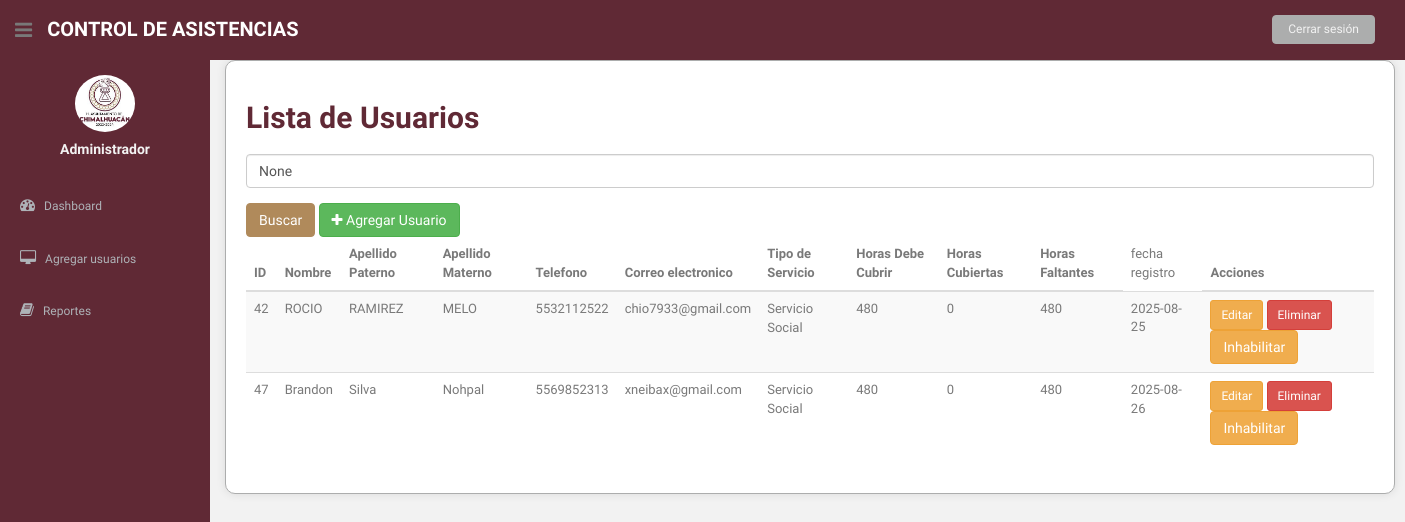
The app's page /lista_usuarios/ (signed in), older data.
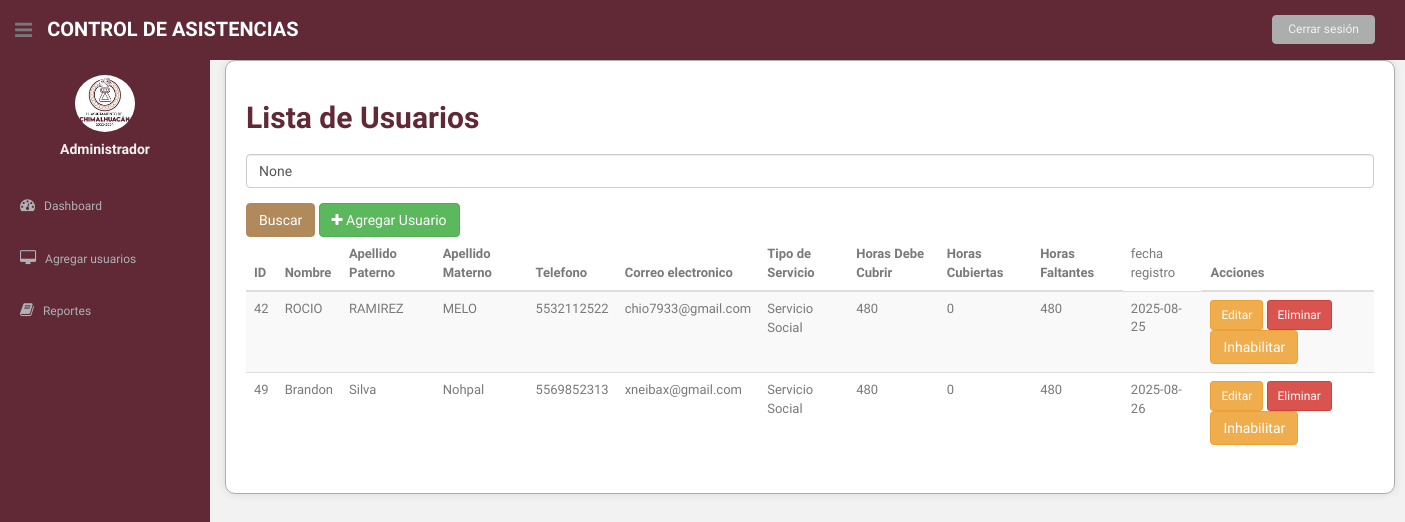
The same page, newer data.
### asistencia/models.py (models this page shows, shortened)
class Usuario(models.Model):
    nombre = models.CharField(max_length=100)
    apellido_paterno = models.CharField(max_length=100)
    apellido_materno = models.CharField(max_length=100)
    telefono = models.CharField(max_length=10)
    correo_electronico = models.EmailField(unique=True)
    fecha_registro = models.DateField(auto_now_add=True)
    user = models.OneToOneField(User, on_delete=models.CASCADE, null=True, blank=True)
    OPCIONES_SERVICIO = [
        ('SS', 'Servicio Social'),
        ('R', 'Residencias'),
    ]
    tipo_servicio = models.CharField(max_length=2, choices=OPCIONES_SERVICIO)
    horas_realizadas = models.IntegerField(default=0)
    horas_requeridas = models.IntegerField()
    activo = models.BooleanField(default=True)

### asistencia/views.py (the view)
# urls.py: path('lista_usuarios/', views.lista_usuarios, name='lista_usuarios'),
@login_required
def lista_usuarios(request):
    usuarios = Usuario.objects.filter(activo=True)
    query = request.GET.get('q')
    if query:
        usuarios = usuarios.filter(nombre__icontains=query)
    for usuario in usuarios:
        try:
            horas_realizadas = 0
            asistencias = Asistencia.objects.filter(usuario=usuario, fecha_escaneo_salida__isnull=False)
            for asistencia in asistencias:
                if asistencia.fecha_escaneo_entrada and asistencia.fecha_escaneo_salida:
                    delta = asistencia.fecha_escaneo_salida - asistencia.fecha_escaneo_entrada
                    horas_realizadas += delta.total_seconds() / 3600
            usuario.horas_realizadas = horas_realizadas
            usuario.horas_faltantes = usuario.horas_requeridas - horas_realizadas
        except Exception as e:
            print(f"Error al calcular horas para {usuario}: {e}")
            usuario.horas_realizadas = 0
            usuario.horas_faltantes = usuario.horas_requeridas
    return render(request, 'lista_usuarios.html', {'usuarios': usuarios, 'query': query})

### asistencia/templates/lista_usuarios.html (shortened to what this page needs)
{% load static %}
<!DOCTYPE html>
<html lang="en">
<head>
  <link href="{% static 'css/bootstrap.css' %}" rel="stylesheet">
  <link href="{% static 'font-awesome/css/font-awesome.css' %}" rel="stylesheet" />
  <link rel="stylesheet" type="text/css" href="{% static 'css/zabuto_calendar.css' %}">
  <link rel="stylesheet" type="text/css" href="{% static 'js/gritter/css/jquery.gritter.css' %}" />
  <link rel="stylesheet" type="text/css" href="{% static 'lineicons/style.css' %}">
  <link href="{% static 'css/style.css' %}" rel="stylesheet">
  <link href="{% static 'css/style-responsive.css' %}" rel="stylesheet">
</head>
<body>
  <section id="container">
    {% include 'general/menu.html' %}
    <section id="main-content">
      <section class="wrapper">
        <div class="container">
          <h2>Lista de Usuarios</h2>
          <form method="get" action="{% url 'lista_usuarios' %}">
            <div class="form-group">
              <input type="text" name="q" class="form-control" placeholder="Buscar por nombre" value="{{ query }}">
            </div>
            <button type="submit" class="btn btn-primary">Buscar</button>
            <a href="{% url 'agregar_usuario' %}" class="btn btn-success"><i class="fa fa-plus"></i> Agregar Usuario</a>
          </form>
          <div class="table-responsive">
            <table class="table table-striped">
              <thead>
                <tr>
                  <th>ID</th>
                  <th>Nombre</th>
                  <th>Apellido Paterno</th>
                  <th>Apellido Materno</th>
                  <th>Telefono</th>
                  <th>Correo electronico</th>
                  <th>Tipo de Servicio</th>
                  <th>Horas Debe Cubrir</th>
                  <th>Horas Cubiertas</th>
                  <th>Horas Faltantes</th>
                  <td>fecha registro</td>
                  <th>Acciones</th>
                </tr>
              </thead>
              <tbody>
                {% for usuario in usuarios %}
                <tr>
                  <td>{{ usuario.id }}</td>
                  <td>{{ usuario.nombre }}</td>
                  <td>{{ usuario.apellido_paterno }}</td>
                  <td>{{ usuario.apellido_materno }}</td>
                  <td>{{ usuario.telefono }}</td>
                  <td>{{ usuario.correo_electronico }}</td>
                  <td>{{ usuario.get_tipo_servicio_display }}</td>
                  <td>{{ usuario.horas_requeridas }}</td>
                  <td>{{ usuario.horas_realizadas }}</td>
                  <td>{{ usuario.horas_faltantes }}</td>
                  <td>{{ usuario.fecha_registro }}</td>
                  <td>
                    <a href="{% url 'editar_usuario' usuario.pk %}" class="btn btn-warning btn-sm">Editar</a>
                    <a href="{% url 'eliminar_usuario' usuario.pk %}" class="btn btn-danger btn-sm">Eliminar</a>
                    <a href="{% url 'marcar_usuario_inactivo' usuario.id %}" class="btn btn-warning">Inhabilitar</a>
    </td>
                </tr>
                {% endfor %}
              </tbody>
            </table>
          </div>
        </div>
      </section>
    </section>
  </section>
</body>
</html>

Row changes from the older to the newer data that the page shows:
removed Usuario: id "47", nombre "Brandon", apellido_paterno "Silva", apellido_materno "Nohpal", telefono "5569852313", correo_electronico "xneibax@gmail.com", tipo_servicio "Servicio Social", horas_requeridas "480", horas_realizadas "0", horas_faltantes "480", fecha_registro "2025-08-26"
added Usuario: id "49", nombre "Brandon", apellido_paterno "Silva", apellido_materno "Nohpal", telefono "5569852313", correo_electronico "xneibax@gmail.com", tipo_servicio "Servicio Social", horas_requeridas "480", horas_realizadas "0", horas_faltantes "480", fecha_registro "2025-08-26"
